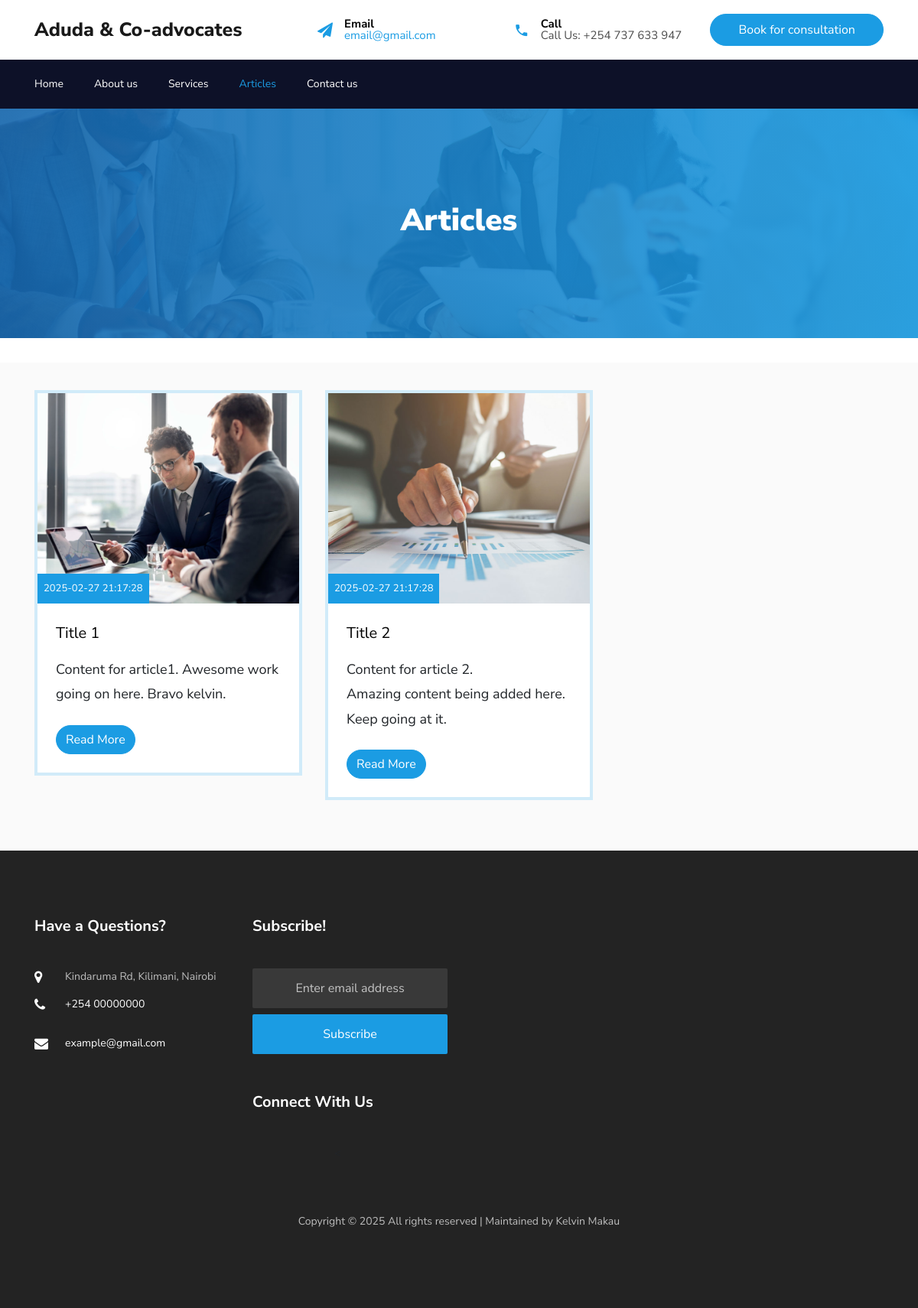
/?page=Articles, run on the app's committed database.
### tables this page shows
CREATE TABLE `articles` (
  `id` int(11) NOT NULL,
  `imageurl` text NOT NULL,
  `uploadtime` timestamp NOT NULL DEFAULT CURRENT_TIMESTAMP,
  `title` varchar(200) NOT NULL,
  `content` text NOT NULL
);

### pages/articles.php (the view, shortened to what this page needs)
<section class="hero-wrap hero-wrap-2" style="background-image: url('images/bg_1.jpg');">
    <div class="overlay"></div>
    <div class="container">
        <div class="row no-gutters slider-text align-items-center justify-content-center">
            <div class="col-md-9 ftco-animate text-center">
                <h1 class="mb-2 bread">Articles</h1>
            </div>
        </div>
    </div>
</section>
<br>
<section class="ftco-section bg-light">
    <div class="container">
        <div class="row">
            <?php
            require_once("./database/connection.php");
            $sql = "SELECT * FROM articles";
            $articles = mysqli_query($conn, $sql);
            if (mysqli_num_rows($articles) == 0) {
                echo "
                    <div class='col-md-6 col-lg-4 ftco-animate'>
                       <h3 class='heading'>No articles yet in the database!</h3>
                    </div>
                ";
            } else {
                while ($list = mysqli_fetch_array($articles)) {
                    $id = $list['id'];
                    $image = $list['imageurl'];
                    $uploadtime = $list['uploadtime'];
                    $title = $list['title'];
                    $content = $list['content'];
            ?>
                    <div class="col-md-6 col-lg-4 ftco-animate">
                        <div class="blog-entry">
                            <a href="?page=Articles&id=<?php echo $id; ?>" class="block-20 d-flex align-items-end" style="background-image: url(<?php echo $image; ?>);">
                                <div class="meta-date text-center p-2">
                                    <span class="yr"><?php echo $uploadtime; ?></span>
                                </div>
                            </a>
                            <div class="text bg-white p-4">
                                <h3 class="heading"><a href="?page=article&id=<?php echo $id; ?>"><?php echo $title; ?></a></h3>
                                <p><?php echo $content; ?></p>
                                <div class="d-flex align-items-center mt-4">
                                    <p class="mb-0"><a href="?page=Articles&id=<?php echo $id; ?>" class="btn btn-primary">Read More <span class="ion-ios-arrow-round-forward"></span></a></p>
                                </div>
                            </div>
                        </div>
                    </div>
            <?php }
            } ?>
        </div>
    </div>
</section>
<?php include_once("./includes/footer.php"); ?>

### index.php (shortened to what this page needs)
<?php
$page = $_GET['page']; ?>
<!DOCTYPE html>
<html lang="en">
<head>
	<link rel="stylesheet" href="css/open-iconic-bootstrap.min.css">
	<link rel="stylesheet" href="css/animate.css">
	<link rel="stylesheet" href="css/owl.carousel.min.css">
	<link rel="stylesheet" href="css/owl.theme.default.min.css">
	<link rel="stylesheet" href="css/magnific-popup.css">
	<link rel="stylesheet" href="css/aos.css">
	<link rel="stylesheet" href="css/ionicons.min.css">
	<link rel="stylesheet" href="css/flaticon.css">
	<link rel="stylesheet" href="css/icomoon.css">
	<link rel="stylesheet" href="css/style.css">
</head>
<body>
	<div class="bg-top navbar-light">
		<div class="container">
			<div class="row no-gutters d-flex align-items-center align-items-stretch">
				<div class="col-md-4 d-flex align-items-center py-4">
					<a class="navbar-brand" href="?page=Home">Aduda & Co-advocates</a>
				</div>
				<div class="col-lg-8 d-block">
					<div class="row d-flex">
						<div class="col-md d-flex topper align-items-center align-items-stretch py-md-4">
							<div class="icon d-flex justify-content-center align-items-center"><span class="icon-paper-plane"></span></div>
							<div class="text">
								<span>Email</span>
								<span><a href="mailto:exampleemail@gmail.com">email@gmail.com</a></span>
							</div>
						</div>
						<div class="col-md d-flex topper align-items-center align-items-stretch py-md-4">
							<div class="icon d-flex justify-content-center align-items-center"><span class="icon-phone2"></span></div>
							<div class="text">
								<span>Call</span>
								<span>Call Us: +254 737 633 947</span>
							</div>
						</div>
						<div class="col-md topper d-flex align-items-center justify-content-end">
							<p class="mb-0 d-block">
								<a href="#" class="btn py-2 px-3 btn-primary">
									<span>Book for consultation</span>
								</a>
							</p>
						</div>
					</div>
				</div>
			</div>
		</div>
	</div>
	<nav class="navbar navbar-expand-lg navbar-dark bg-dark ftco-navbar-light" id="ftco-navbar">
		<div class="container d-flex align-items-center">
			<div class="collapse navbar-collapse" id="ftco-nav">
				<ul class="navbar-nav mr-auto">
					<li class="nav-item <?php if ($page == 'Home') {
											echo " active";
										} ?>"><a href="?page=Home" class="nav-link pl-0">Home</a></li>
					<li class="nav-item <?php if ($page == 'About') {
											echo " active";
										} ?>"><a href="?page=About" class="nav-link">About us</a></li>
					<li class="nav-item"><a href="#" class="nav-link">Services</a>
					</li>
					<li class="nav-item <?php if ($page == 'Articles') {
											echo " active";
										} ?>"><a href="?page=Articles" class="nav-link">Articles</a></li>
					<li class="nav-item <?php if ($page == 'Contact') {
											echo " active";
										} ?>"><a href="?page=Contact" class="nav-link">Contact us</a></li>
				</ul>
			</div>
		</div>
	</nav>
	<?php
	switch ($page) {
		case 'Articles':
			require_once("./pages/articles.php");
			exit;
			break;
	}
	?>
	<?php include_once("./includes/footer.php"); ?>

### includes/footer.php (shortened to what this page needs)
<footer class="ftco-footer ftco-bg-dark ftco-section">
    <div class="container">
        <div class="row mb-5">
            <div class="col-md-6 col-lg-3">
                <div class="ftco-footer-widget mb-5">
                    <h2 class="ftco-heading-2">Have a Questions?</h2>
                    <div class="block-23 mb-3">
                        <ul>
                            <li><span class="icon icon-map-marker"></span><span class="text">Kindaruma Rd, Kilimani, Nairobi</span></li>
                            <li><a href="#"><span class="icon icon-phone"></span><span class="text">+254 00000000</span></a></li>
                            <li><a href="mailto:example@gmail.com"><span class="icon icon-envelope"></span><span class="text"><span class="">example@gmail.com</span></span></a></li>
                        </ul>
                    </div>
                </div>
            </div>
            <div class="col-md-6 col-lg-3">
                <div class="ftco-footer-widget mb-5">
                    <h2 class="ftco-heading-2">Subscribe!</h2>
                    <form action="#" class="subscribe-form">
                        <div class="form-group">
                            <input type="text" class="form-control mb-2 text-center" placeholder="Enter email address">
                            <input type="submit" value="Subscribe" class="form-control submit px-3">
                        </div>
                    </form>
                </div>
                <div class="ftco-footer-widget mb-5">
                    <h2 class="ftco-heading-2 mb-0">Connect With Us</h2>
                    <ul class="ftco-footer-social list-unstyled float-md-left float-lft mt-3">
                        < </ul>
                </div>
            </div>
        </div>
        <div class="row">
            <div class="col-md-12 text-center">
                <p>
                    Copyright &copy;
                     All rights reserved | Maintained by <a href="https://kelvinmakau.free.nf" title="Call: 0114561401" target="_blank">Kelvin Makau</a>
                </p>
            </div>
        </div>
    </div>
</footer>

### css/icomoon.css (style rules this page uses)
[class^="icon-"], [class*=" icon-"] { font-family: 'icomoon' !important; speak: none; font-style: normal; font-weight: normal; font-variant: normal; text-transform: none; line-height: 1; -webkit-font-smoothing: antialiased; -moz-osx-font-smoothing: grayscale; }
.icon-map-marker:before { content: "\f041"; }
.icon-phone:before { content: "\f095"; }
.icon-envelope:before { content: "\f0e0"; }
.icon-paper-plane:before { content: "\f1d8"; }
.icon-phone2:before { content: "\e0cd"; }

### data on the page
articles: imageurl (picture), uploadtime "2025-02-27 21:17:28", title "Title 1", content "Content for article1. Awesome work going on here. Bravo kelvin."
articles: imageurl (picture), uploadtime "2025-02-27 21:17:28", title "Title 2", content "Content for article 2. Amazing content being added here. Keep going at it."
